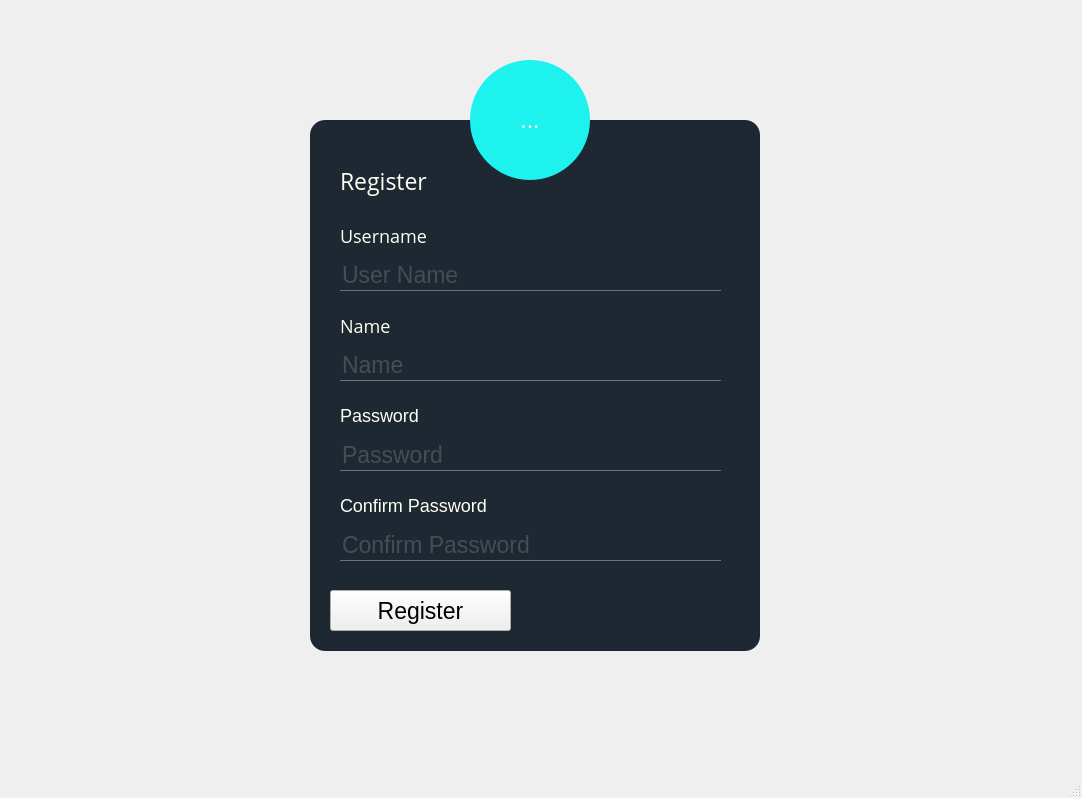
<?xml version="1.0" encoding="UTF-8"?>
<ui version="4.0">
 <class>MainWindow</class>
 <widget class="QMainWindow" name="MainWindow">
  <property name="geometry">
   <rect>
    <x>0</x>
    <y>0</y>
    <width>1082</width>
    <height>798</height>
   </rect>
  </property>
  <property name="windowTitle">
   <string>MainWindow</string>
  </property>
  <property name="styleSheet">
   <string notr="true">*{
font-family: 'Open Sans', sans-serif;
font-size:23px;
}

QWidget{
	
	background-image: url(:/images/nightsky.jpg);
}
QFrame{
background:#1e2833;
border-radius:15px;
}
#pushButton{
background:#1df2ef;
border-radius:15px;
}
#pushButton:hover{
background:#fffff2;
}
#pushButton_2{
background:#1df2ef;
border-radius:15px;
}
#pushButton_2:hover{
background:#fffff2;
}

#pushButton_3{
background:#DB4437;
border-radius:15px;
}
#pushButton_3:hover{
background:#fffff2;
}
#toolButton{
background:#1df2ef;
color:white;
border-radius:60px;
}
#toolButton:hover{
background:#fffff2;
}
QLabel{
color:#fffff2;
}
QPushButton:hover{
background: #fffff2;
letter-spacing: 1px;

}
QLineEdit{
background:transparent;
border:none;
color:#717072;
border-bottom:1px solid #717072;

}
#label_4 ,#label_5 , #label_6 ,#label_7{
font-size:18px;
}
</string>
  </property>
  <widget class="QWidget" name="centralwidget">
   <widget class="QFrame" name="frame">
    <property name="geometry">
     <rect>
      <x>310</x>
      <y>120</y>
      <width>450</width>
      <height>531</height>
     </rect>
    </property>
    <property name="frameShape">
     <enum>QFrame::StyledPanel</enum>
    </property>
    <property name="frameShadow">
     <enum>QFrame::Raised</enum>
    </property>
    <widget class="QLabel" name="label">
     <property name="geometry">
      <rect>
       <x>30</x>
       <y>40</y>
       <width>101</width>
       <height>41</height>
      </rect>
     </property>
     <property name="font">
      <font>
       <family>Open Sans</family>
       <pointsize>-1</pointsize>
       <weight>50</weight>
       <bold>false</bold>
       <underline>false</underline>
      </font>
     </property>
     <property name="text">
      <string>Register</string>
     </property>
    </widget>
    <widget class="QPushButton" name="RegisterButton">
     <property name="enabled">
      <bool>true</bool>
     </property>
     <property name="geometry">
      <rect>
       <x>20</x>
       <y>470</y>
       <width>181</width>
       <height>41</height>
      </rect>
     </property>
     <property name="whatsThis">
      <string>&lt;html&gt;&lt;head/&gt;&lt;body&gt;&lt;p&gt;&lt;br/&gt;&lt;/p&gt;&lt;/body&gt;&lt;/html&gt;</string>
     </property>
     <property name="text">
      <string>Register</string>
     </property>
    </widget>
    <widget class="QLineEdit" name="UsernameText">
     <property name="geometry">
      <rect>
       <x>30</x>
       <y>140</y>
       <width>381</width>
       <height>31</height>
      </rect>
     </property>
     <property name="text">
      <string/>
     </property>
     <property name="placeholderText">
      <string>User Name</string>
     </property>
    </widget>
    <widget class="QLineEdit" name="PasswordText">
     <property name="geometry">
      <rect>
       <x>30</x>
       <y>320</y>
       <width>381</width>
       <height>31</height>
      </rect>
     </property>
     <property name="text">
      <string/>
     </property>
     <property name="echoMode">
      <enum>QLineEdit::Password</enum>
     </property>
     <property name="placeholderText">
      <string>Password</string>
     </property>
    </widget>
    <widget class="QLabel" name="label_4">
     <property name="geometry">
      <rect>
       <x>30</x>
       <y>100</y>
       <width>131</width>
       <height>31</height>
      </rect>
     </property>
     <property name="font">
      <font>
       <family>Open Sans</family>
       <pointsize>-1</pointsize>
       <weight>50</weight>
       <bold>false</bold>
      </font>
     </property>
     <property name="text">
      <string>Username</string>
     </property>
    </widget>
    <widget class="QLabel" name="label_5">
     <property name="geometry">
      <rect>
       <x>30</x>
       <y>280</y>
       <width>131</width>
       <height>31</height>
      </rect>
     </property>
     <property name="text">
      <string>Password</string>
     </property>
    </widget>
    <widget class="QLineEdit" name="ConfirmPasswordText">
     <property name="geometry">
      <rect>
       <x>30</x>
       <y>410</y>
       <width>381</width>
       <height>31</height>
      </rect>
     </property>
     <property name="text">
      <string/>
     </property>
     <property name="echoMode">
      <enum>QLineEdit::Password</enum>
     </property>
     <property name="placeholderText">
      <string>Confirm Password</string>
     </property>
    </widget>
    <widget class="QLabel" name="label_6">
     <property name="geometry">
      <rect>
       <x>30</x>
       <y>370</y>
       <width>191</width>
       <height>31</height>
      </rect>
     </property>
     <property name="text">
      <string>Confirm Password</string>
     </property>
    </widget>
    <widget class="QLineEdit" name="NameText">
     <property name="geometry">
      <rect>
       <x>30</x>
       <y>230</y>
       <width>381</width>
       <height>31</height>
      </rect>
     </property>
     <property name="text">
      <string/>
     </property>
     <property name="placeholderText">
      <string>Name</string>
     </property>
    </widget>
    <widget class="QLabel" name="label_7">
     <property name="geometry">
      <rect>
       <x>30</x>
       <y>190</y>
       <width>131</width>
       <height>31</height>
      </rect>
     </property>
     <property name="font">
      <font>
       <family>Open Sans</family>
       <pointsize>-1</pointsize>
       <weight>50</weight>
       <bold>false</bold>
      </font>
     </property>
     <property name="text">
      <string>Name</string>
     </property>
    </widget>
   </widget>
   <widget class="QToolButton" name="toolButton">
    <property name="geometry">
     <rect>
      <x>470</x>
      <y>60</y>
      <width>120</width>
      <height>120</height>
     </rect>
    </property>
    <property name="text">
     <string>...</string>
    </property>
    <property name="icon">
     <iconset>
      <normaloff>images/register.jpg</normaloff>images/register.jpg</iconset>
    </property>
    <property name="iconSize">
     <size>
      <width>40</width>
      <height>40</height>
     </size>
    </property>
   </widget>
  </widget>
  <widget class="QMenuBar" name="menubar">
   <property name="geometry">
    <rect>
     <x>0</x>
     <y>0</y>
     <width>1082</width>
     <height>34</height>
    </rect>
   </property>
  </widget>
  <widget class="QStatusBar" name="statusbar"/>
 </widget>
 <resources>
  <include location="resources.qrc"/>
 </resources>
 <connections/>
</ui>
